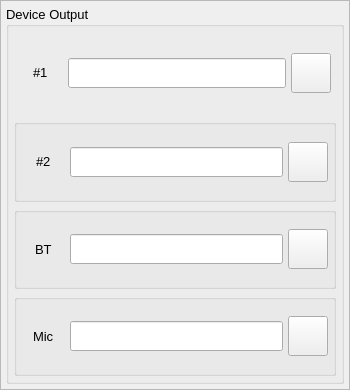
       <widget class="QFrame" name="audio_device_frame">
        <property name="minimumSize">
         <size>
          <width>350</width>
          <height>390</height>
         </size>
        </property>
        <property name="maximumSize">
         <size>
          <width>350</width>
          <height>390</height>
         </size>
        </property>
        <property name="frameShape">
         <enum>QFrame::Shape::StyledPanel</enum>
        </property>
        <property name="frameShadow">
         <enum>QFrame::Shadow::Raised</enum>
        </property>
        <layout class="QGridLayout" name="gridLayout_3" rowstretch="0">
         <property name="leftMargin">
          <number>5</number>
         </property>
         <property name="topMargin">
          <number>5</number>
         </property>
         <property name="rightMargin">
          <number>5</number>
         </property>
         <property name="bottomMargin">
          <number>5</number>
         </property>
         <property name="spacing">
          <number>5</number>
         </property>
         <item row="0" column="0">
          <widget class="QGroupBox" name="audio_device_groupB">
           <property name="font">
            <font>
             <pointsize>10</pointsize>
            </font>
           </property>
           <property name="title">
            <string>Device Output</string>
           </property>
           <layout class="QVBoxLayout" name="verticalLayout_15">
            <property name="spacing">
             <number>5</number>
            </property>
            <property name="leftMargin">
             <number>5</number>
            </property>
            <property name="topMargin">
             <number>5</number>
            </property>
            <property name="rightMargin">
             <number>5</number>
            </property>
            <property name="bottomMargin">
             <number>5</number>
            </property>
            <item>
             <widget class="QFrame" name="audio_device_01_groupB">
              <layout class="QHBoxLayout" name="horizontalLayout_21" stretch="1,5,1">
               <property name="spacing">
                <number>5</number>
               </property>
               <property name="leftMargin">
                <number>5</number>
               </property>
               <property name="topMargin">
                <number>5</number>
               </property>
               <property name="rightMargin">
                <number>5</number>
               </property>
               <property name="bottomMargin">
                <number>5</number>
               </property>
               <item alignment="Qt::AlignmentFlag::AlignHCenter|Qt::AlignmentFlag::AlignVCenter">
                <widget class="QLabel" name="audiD_01_label">
                 <property name="font">
                  <font>
                   <pointsize>10</pointsize>
                  </font>
                 </property>
                 <property name="lineWidth">
                  <number>0</number>
                 </property>
                 <property name="text">
                  <string>#1</string>
                 </property>
                </widget>
               </item>
               <item>
                <widget class="QLineEdit" name="audiD_01_lineE">
                 <property name="minimumSize">
                  <size>
                   <width>0</width>
                   <height>30</height>
                  </size>
                 </property>
                 <property name="readOnly">
                  <bool>true</bool>
                 </property>
                </widget>
               </item>
               <item alignment="Qt::AlignmentFlag::AlignVCenter">
                <widget class="QToolButton" name="audiD_01_toolB">
                 <property name="sizePolicy">
                  <sizepolicy hsizetype="Fixed" vsizetype="Fixed">
                   <horstretch>0</horstretch>
                   <verstretch>0</verstretch>
                  </sizepolicy>
                 </property>
                 <property name="minimumSize">
                  <size>
                   <width>40</width>
                   <height>40</height>
                  </size>
                 </property>
                 <property name="maximumSize">
                  <size>
                   <width>40</width>
                   <height>40</height>
                  </size>
                 </property>
                 <property name="text">
                  <string/>
                 </property>
                 <property name="iconSize">
                  <size>
                   <width>32</width>
                   <height>32</height>
                  </size>
                 </property>
                </widget>
               </item>
              </layout>
             </widget>
            </item>
            <item>
             <widget class="QGroupBox" name="audio_device_02_groupB">
              <layout class="QHBoxLayout" name="horizontalLayout_22" stretch="1,5,1">
               <property name="spacing">
                <number>5</number>
               </property>
               <property name="leftMargin">
                <number>5</number>
               </property>
               <property name="topMargin">
                <number>5</number>
               </property>
               <property name="rightMargin">
                <number>5</number>
               </property>
               <property name="bottomMargin">
                <number>5</number>
               </property>
               <item alignment="Qt::AlignmentFlag::AlignHCenter|Qt::AlignmentFlag::AlignVCenter">
                <widget class="QLabel" name="audiD_02_label">
                 <property name="font">
                  <font>
                   <pointsize>10</pointsize>
                  </font>
                 </property>
                 <property name="lineWidth">
                  <number>0</number>
                 </property>
                 <property name="text">
                  <string>#2</string>
                 </property>
                </widget>
               </item>
               <item>
                <widget class="QLineEdit" name="audiD_02_lineE">
                 <property name="minimumSize">
                  <size>
                   <width>0</width>
                   <height>30</height>
                  </size>
                 </property>
                 <property name="readOnly">
                  <bool>true</bool>
                 </property>
                </widget>
               </item>
               <item alignment="Qt::AlignmentFlag::AlignVCenter">
                <widget class="QToolButton" name="audiD_02_toolB">
                 <property name="sizePolicy">
                  <sizepolicy hsizetype="Fixed" vsizetype="Fixed">
                   <horstretch>0</horstretch>
                   <verstretch>0</verstretch>
                  </sizepolicy>
                 </property>
                 <property name="minimumSize">
                  <size>
                   <width>40</width>
                   <height>40</height>
                  </size>
                 </property>
                 <property name="maximumSize">
                  <size>
                   <width>40</width>
                   <height>40</height>
                  </size>
                 </property>
                 <property name="text">
                  <string/>
                 </property>
                 <property name="iconSize">
                  <size>
                   <width>32</width>
                   <height>32</height>
                  </size>
                 </property>
                </widget>
               </item>
              </layout>
             </widget>
            </item>
            <item>
             <widget class="QGroupBox" name="bluetooth_device_groupB">
              <layout class="QHBoxLayout" name="horizontalLayout_23" stretch="1,5,1">
               <property name="spacing">
                <number>5</number>
               </property>
               <property name="leftMargin">
                <number>5</number>
               </property>
               <property name="topMargin">
                <number>5</number>
               </property>
               <property name="rightMargin">
                <number>5</number>
               </property>
               <property name="bottomMargin">
                <number>5</number>
               </property>
               <item alignment="Qt::AlignmentFlag::AlignHCenter|Qt::AlignmentFlag::AlignVCenter">
                <widget class="QLabel" name="bt_audiD_label">
                 <property name="font">
                  <font>
                   <pointsize>10</pointsize>
                  </font>
                 </property>
                 <property name="lineWidth">
                  <number>0</number>
                 </property>
                 <property name="text">
                  <string>BT</string>
                 </property>
                </widget>
               </item>
               <item>
                <widget class="QLineEdit" name="bt_audiD_lineE">
                 <property name="minimumSize">
                  <size>
                   <width>0</width>
                   <height>30</height>
                  </size>
                 </property>
                 <property name="readOnly">
                  <bool>true</bool>
                 </property>
                </widget>
               </item>
               <item alignment="Qt::AlignmentFlag::AlignVCenter">
                <widget class="QToolButton" name="bt_audiD_toolB">
                 <property name="sizePolicy">
                  <sizepolicy hsizetype="Fixed" vsizetype="Fixed">
                   <horstretch>0</horstretch>
                   <verstretch>0</verstretch>
                  </sizepolicy>
                 </property>
                 <property name="minimumSize">
                  <size>
                   <width>40</width>
                   <height>40</height>
                  </size>
                 </property>
                 <property name="maximumSize">
                  <size>
                   <width>40</width>
                   <height>40</height>
                  </size>
                 </property>
                 <property name="text">
                  <string/>
                 </property>
                 <property name="iconSize">
                  <size>
                   <width>32</width>
                   <height>32</height>
                  </size>
                 </property>
                </widget>
               </item>
              </layout>
             </widget>
            </item>
            <item>
             <widget class="QGroupBox" name="mic_01_groupB">
              <layout class="QHBoxLayout" name="horizontalLayout_24" stretch="1,5,1">
               <property name="spacing">
                <number>5</number>
               </property>
               <property name="leftMargin">
                <number>5</number>
               </property>
               <property name="topMargin">
                <number>5</number>
               </property>
               <property name="rightMargin">
                <number>5</number>
               </property>
               <property name="bottomMargin">
                <number>5</number>
               </property>
               <item alignment="Qt::AlignmentFlag::AlignHCenter|Qt::AlignmentFlag::AlignVCenter">
                <widget class="QLabel" name="mic_01_label">
                 <property name="font">
                  <font>
                   <pointsize>10</pointsize>
                  </font>
                 </property>
                 <property name="lineWidth">
                  <number>0</number>
                 </property>
                 <property name="text">
                  <string>Mic</string>
                 </property>
                </widget>
               </item>
               <item>
                <widget class="QLineEdit" name="mic_01_lineE">
                 <property name="minimumSize">
                  <size>
                   <width>0</width>
                   <height>30</height>
                  </size>
                 </property>
                 <property name="readOnly">
                  <bool>true</bool>
                 </property>
                </widget>
               </item>
               <item alignment="Qt::AlignmentFlag::AlignVCenter">
                <widget class="QToolButton" name="mic_01_toolB">
                 <property name="sizePolicy">
                  <sizepolicy hsizetype="Fixed" vsizetype="Fixed">
                   <horstretch>0</horstretch>
                   <verstretch>0</verstretch>
                  </sizepolicy>
                 </property>
                 <property name="minimumSize">
                  <size>
                   <width>40</width>
                   <height>40</height>
                  </size>
                 </property>
                 <property name="maximumSize">
                  <size>
                   <width>40</width>
                   <height>40</height>
                  </size>
                 </property>
                 <property name="text">
                  <string/>
                 </property>
                 <property name="iconSize">
                  <size>
                   <width>32</width>
                   <height>32</height>
                  </size>
                 </property>
                </widget>
               </item>
              </layout>
             </widget>
            </item>
           </layout>
          </widget>
         </item>
        </layout>
       </widget>
